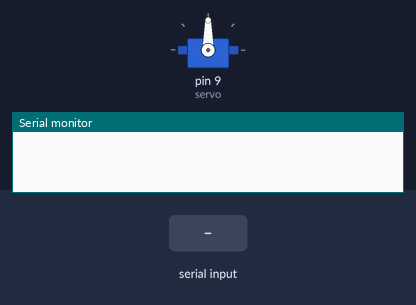
The sketch below on a simulated Arduino Uno, built with avr-gcc and run on an emulated ATmega328P. Parts: servo, the last lines printed to the serial monitor. The test bench sets the inputs (shaded band).

Above: at 1.2 s.
1.3 s: byte 30 received over Serial
At 2.5 s:
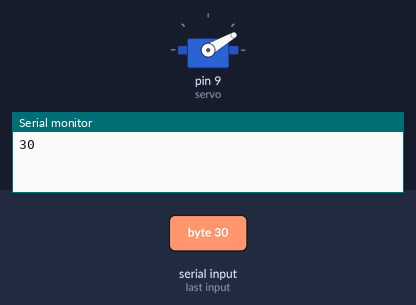
2.8 s: byte 120 received over Serial
At 3.6 s:
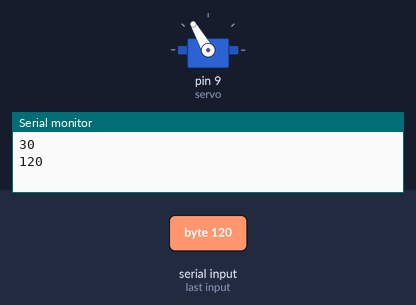
Timing chart, 0 to 5.8 s (numbered marks = the images above; inputs shaded):
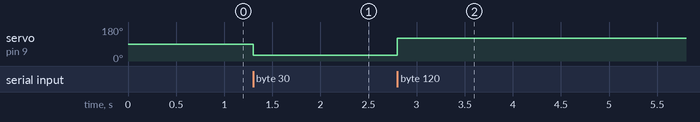

The sketch:

servo_control.ino
```cpp
// Reference:
// https://atceiling.blogspot.com/2017/03/arduino.html
// https://www.arduino.cc/en/Serial/Read
#include <Servo.h>

Servo servo;
int pos = 0;

int buf;

void setup() {
  Serial.begin(9600);
  servo.attach(9);
}

void loop() {
  if (Serial.available() > 0) {
    buf =  Serial.read();
    if (0 <= buf && buf <= 180) {
      pos = buf;
      servo.write(pos);
    }
    // It will print "123\r\n"
    Serial.println(pos);
  }
}
```

Measured:
- after the input at 1.3 s, servo on pin 9 (servo): 90° → 30° at once
- after the input at 2.8 s, servo on pin 9 (servo): 30° → 120° at once
